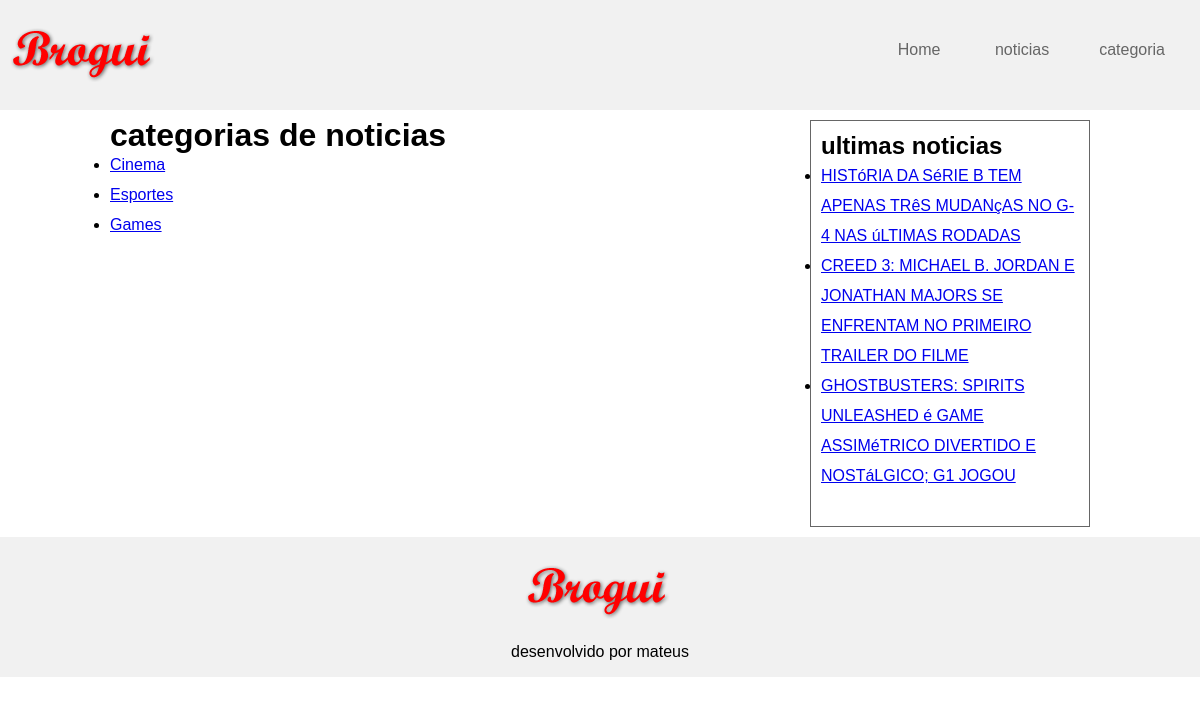
Page /index.php?pagina=categorias on the committed database.
### tables this page shows
CREATE TABLE `categoria` (
  `id` int(11) NOT NULL,
  `categoria` varchar(30) NOT NULL
);

CREATE TABLE `noticia` (
  `id` int(11) NOT NULL,
  `titulo` varchar(200) NOT NULL,
  `texto` longtext NOT NULL,
  `data` date NOT NULL,
  `categoria_id` int(11) NOT NULL
);

### index.php (the view, shortened to what this page needs)
<?php
    include "config.php";
?>
<!DOCTYPE html>
<html lang="pt-br">
<head>
    <link rel="stylesheet" href="css/style.css">
</head>
<body>
    <header>
        <a href="index.php" title="Home - brogui">
            <img src="imagens/logo.png" alt="brogui">
        </a>
        <nav>
            <ul>
                <li>
                    <a href="index.php?pagina=home">
                        Home
                    </a>
                </li>
                <li>
                    <a href="index.php?pagina=noticias">
                        noticias
                    </a>
                <li>
                    <a href="index.php?pagina=categorias">
                        categoria
                    </a>
                </li>
            </ul>
        </nav>
    </header>
    <main>
        <div class="grid">
            <div class="coluna">
                <?php
                    $pagina = $_GET["pagina"] ?? "home";
                    $pagina= "pages/{$pagina}.php";
                    if (file_exists($pagina)){
                        include $pagina;
                    } else{
                        include "pages/erro.php";
                    }
                ?>
            </div>
            <div class="coluna">
                <aside>
                    <h2>ultimas noticias</h2>
                    <ul>
                        <?php
                            $sql = "select * from noticia
                            order by data desc limit 3";
                            $consulta = mysqli_query($con,$sql);
                            while($dados = mysqli_fetch_array($consulta)){
                                $titulo = $dados["titulo"];
                                $id = $dados["id"];
                                $titulo = strtoupper($titulo);
                                echo"<li><a href='index.php?pagina=noticia&id={$id}'>{$titulo}</a></li>";
                            }
                        ?>
                    </ul>
                </aside>
            </div>
        </div>
    </main>
    <footer>
        <img src="imagens/logo.png" alt="brogui">
        <p>
            desenvolvido por mateus
        </p>
    </footer>
</body>
</html>

### pages/categorias.php
<h1>categorias de noticias</h1>
<ul>
  <?php
  $sql="select * from categoria order by categoria";
  $consulta = mysqli_query( $con, $sql);
  while( $dados = mysqli_fetch_array( $consulta)){
    $id = $dados["id"];
    $categorias = $dados["categoria"];
    echo "
    <li>
      <a href='index.php?pagina=categoria&id={$id}'>
      {$categorias}
    </a>
    </li>
    ";
  }
  ?>
</ul>

### css/style.css (style rules this page uses)
* { margin: 0; padding: 0; }
body { font-family: arial, verdana; line-height: 30px; }
header, footer { background-color: #f1f1f1; padding: 10px; }
footer { text-align: center; }
header nav { float: right; }
header nav ul { list-style: none; }
header nav ul li { display: inline-block; margin: 25px; }
header nav ul li a { color: #666; text-decoration: none; }
.grid { display: grid; grid-template-columns: 70% 30%; }
.grid .coluna { padding: 10px; }
aside { border: 1px solid #666; padding: 10px; }
aside ul { margin-bottom: 25px; }
main { width: 1000px; margin: auto; }

### rows in the picture
categoria: categoria "Cinema"
categoria: categoria "Esportes"
categoria: categoria "Games"
noticia: titulo "HISTóRIA DA SéRIE B TEM APENAS TRêS MUDANçAS NO G-4 NAS úLTIMAS RODADAS"
noticia: titulo "CREED 3: MICHAEL B. JORDAN E JONATHAN MAJORS SE ENFRENTAM NO PRIMEIRO TRAILER DO FILME"
noticia: titulo "GHOSTBUSTERS: SPIRITS UNLEASHED é GAME ASSIMéTRICO DIVERTIDO E NOSTáLGICO; G1 JOGOU"
